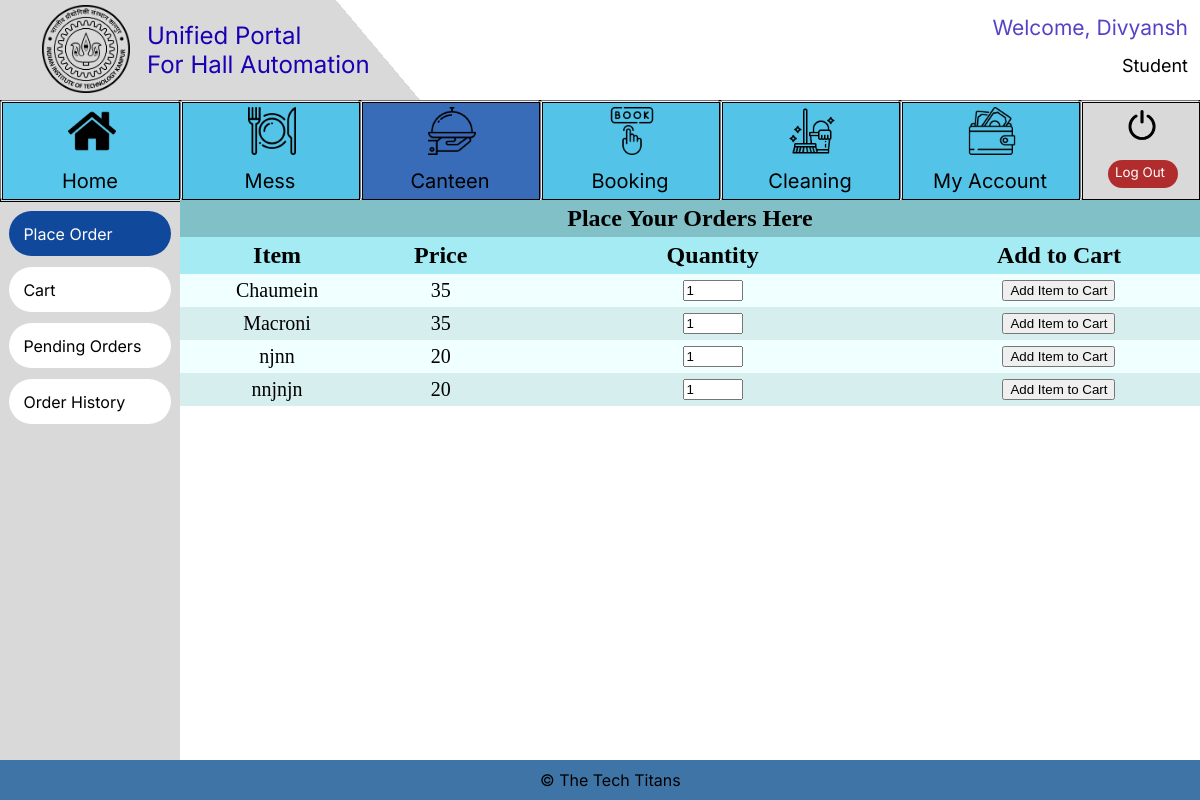
/Canteen/Student_Place_Order (signed in), run on the app's committed database.
### Login/models.py (models this page shows, shortened)
class User_class(AbstractBaseUser):
    is_admin = models.BooleanField(default=False)
    objects = UserManager()
    name = models.CharField(max_length=50)
    Designation_Choices = (('Student','Student'),('Hall Manager','Hall Manager'),('Mess Manager','Mess Manager'),('Canteen Manager','Canteen Manager'), ('Sports Secy', 'Sports Secy'))
    designation = models.CharField(
        max_length=15,
        choices=Designation_Choices,
    )
    username = models.CharField(max_length=20, unique=True, blank=True)
    USERNAME_FIELD = 'username'
    REQUIRED_FIELDS = ['name', 'designation']

### Canteen/models.py (models this page shows)
class Menu(models.Model):
    Item_Name = models.TextField(max_length=50)
    Price = models.PositiveIntegerField(default=20)

### Canteen/views.py (the view, shortened to what this page needs)
# urls.py: path('Student_Place_Order', views.Student_Place_Order, name='Student_Place_Order'),
def Student_Place_Order(request):
    if request.user.is_authenticated:
        if request.user.designation == "Student":
            menu = Menu.objects.all()
            data = {"menu": menu, "messages": messages.get_messages(request)}
            return render(request, "Student_Place_Order.html", data)
        else:
            return render(request, "Error.html")
    else:
        return render(request, "Error.html")

### Canteen/templates/Student_Place_Order.html (shortened to what this page needs)
{%include "student_base.html"%} {%load static%}
<html lang="en">
  <head>
    <link rel="stylesheet" href="{%static 'styles.css'%}" />
  </head>
  <body>
    <div class="main_div">
      <table cellspacing="0" cellpadding="5em">
        <tr>
          <th colspan="4" class="main_head">Place Your Orders Here</th>
        </tr>
        <tr>
          <th>Item</th>
          <th>Price</th>
          <th>Quantity</th>
          <th>Add to Cart</th>
        </tr>
        {% for n in menu %}
        <form
          method="post"
          action="{% url 'Student_Place_Order'%}"
          role="form"
        >
        <tr>
          <td>{{n.Item_Name}}</td>
          <td>{{n.Price}}</td>
            <td>
              <input
              required
                type="number"
                value="1"
                name="quantity"
                style="width: 15%"
                min="1"
              />
            </td>
            <td>
              <button
                type="submit"
                name="submit"
                value="{{n.id}}"
              >
                Add Item to Cart
              </button>
            </td>
          </tr>
        </form>
        {% endfor %}
      </table>
    </div>
  </body>
</html>

### templates/student_base.html (shortened to what this page needs)
{%load static%}
<html lang="en">
<head>
  <link rel="stylesheet" href="{% static 'student_base.css' %}">
</head>
<body scroll="no" style="overflow: hidden">
  <div class=e1_141>
    <div class=e1_222>
      <div class="e1_223"></div>
      <span class="e1_225">© The Tech Titans</span>
    </div>
    <div class=e2_6>
      {% if request.path != "/Home" %}
      <div class="e1_220"></div>
      {% endif %}
    {% if request.path == "/Canteen/Student_Place_Order" or request.path == "/Canteen/Student_Cart" or request.path == "/Canteen/Student_Pending_Order" or request.path == "/Canteen/Student_Orders_History" %}
        <a href="/Canteen/Student_Place_Order">
            <button class="e2_3 button3" {% if request.path == "/Canteen/Student_Place_Order" %} 	style="background-color:rgba(16.18099093437195, 71.84358090162277, 155.33750385046005, 1); color: white;" {% endif %}>
            Place Order
            </button>
        </a>
        <a href="/Canteen/Student_Cart">
            <button class="e2_5 button3" {% if request.path == "/Canteen/Student_Cart" %} 	style="background-color:rgba(16.18099093437195, 71.84358090162277, 155.33750385046005, 1); color: white;" {% endif %}>
            Cart
            </button>
        </a>
        <a href="/Canteen/Student_Pending_Order">
        <button class="e2_9 button3" {% if request.path == "/Canteen/Student_Pending_Order" %} 	style="background-color:rgba(16.18099093437195, 71.84358090162277, 155.33750385046005, 1); color: white;" {% endif %}>
            Pending Orders
        </button>
        </a>
        <a href="/Canteen/Student_Orders_History">
        <button class="e2_4 button3"  {% if request.path == "/Canteen/Student_Orders_History" %} 	style="background-color:rgba(16.18099093437195, 71.84358090162277, 155.33750385046005, 1); color: white;" {% endif %}>
            Order History
        </button>
        </a>
      {% endif %}
    </div>
      <div class=e2_7>
        <a href = "/Logout">
        <button class="e1_226 button2">
          <div class="e1_219"></div>
          <div class="e1_227"></div><span class="e1_228">Log Out</span>
          <div class="e1_229"></div>
        </button>
        </a>
        <a href ="../../My_Account/Mess">
          <button class="e1_230 button2">
            <span class="e1_232">My Account</span>
            <div class="e1_233"></div>
          </button>
        </a>
        <a href = "../../Cleaning/Lodge_Request">
          <button class="e1_238 button2">
            <div class="e1_240"></div><span class="e1_241">Cleaning</span>
          </button>
        </a>
        <a href = "../../Booking/guestroom">
          <button class="e1_234 button2">
            <div class="e1_236"></div><span class="e1_237">Booking</span>
          </button>
        </a>
        <a href = "../../Canteen/Student_Place_Order">
          <button class="e1_242 button2">
            <div class="e1_244"></div><span class="e1_245">Canteen</span>
          </button>
        </a>
        <a href = "../../Mess/Student_Regular_Menu">
          <button class="e1_246 button2">
            <span class="e1_248">Mess</span>
            <div class="e1_249"></div>
          </button>
        </a>
        <a href="../../Home">
          <button class="e1_250 button2">
            <div class="e1_251" {% if request.path == "/Home" %}  style="	background-color:rgb(56, 108, 185) {% endif %}"></div><span class="e1_252">Home</span>
            <div class="e1_272"></div>
          </button>
        </a>
      </div>
      <div class=e1_254><span class="e1_255">{{ request.user.designation }}</span><span class="e1_256">Welcome, {{ request.user.name}}</span></div>
    <div class=e1_258>
      <div class="e1_259"></div>
      <div class="e1_260"></div>
      <a href="../../Home">
      <button class="e1_261 button3">Unified Portal<br>
        For Hall Automation</button>
      </a>
      <a href = "https://iitk.ac.in/">
      <button class="e1_262 button3"></button></a>
    </div>
  </div>
</body>
</html>

### templates/static/styles.css (style rules this page uses)
.main_div { width:85%; height: 70%; top:25%; left:15%; overflow-y: auto; position: absolute; }
.main_head { font-size: 24px; text-align: center; background-color: rgba(63, 154, 166, 0.62); }
table { width:100%; }
th { text-align: center; font-size: 24px; background-color: rgb(165, 235, 244); top: 0; position: sticky; }
td { text-align: center; font-size: 20px; }
table, th, td { border: none; }
tr:nth-child(even) { background-color: #D6EEEE; }
tr:nth-child(odd) { background-color:azure; }
th:nth-child(odd) { z-index: 1; }
th:nth-child(even) { z-index: 2; }

### templates/student_base.html (style rules this page uses)
body { background: #E5E5E5; }

### Canteen/templates/Student_Place_Order.html (style rules this page uses)
body { background: #e5e5e5; }

### data on the page
User_class: user.designation "Student", user.name "Divyansh"
Menu: Item_Name "Chaumein", Price "35"
Menu: Item_Name "Macroni", Price "35", {{ n.id }} 2 (drawn)
Menu: Item_Name "njnn", Price "20", {{ n.id }} 3 (drawn)
Menu: Item_Name "nnjnjn", Price "20", {{ n.id }} 4 (drawn)
